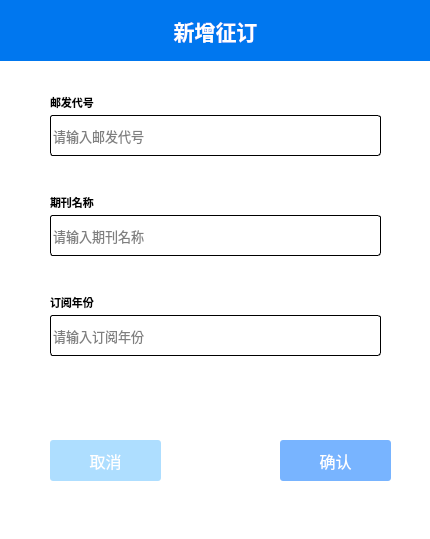
<?xml version="1.0" encoding="UTF-8"?>
<ui version="4.0">
 <class>OrderWindow</class>
 <widget class="QMainWindow" name="OrderWindow">
  <property name="geometry">
   <rect>
    <x>0</x>
    <y>0</y>
    <width>430</width>
    <height>539</height>
   </rect>
  </property>
  <property name="windowTitle">
   <string>MainWindow</string>
  </property>
  <widget class="QWidget" name="centralwidget">
   <widget class="QPushButton" name="pushButton">
    <property name="geometry">
     <rect>
      <x>280</x>
      <y>440</y>
      <width>111</width>
      <height>41</height>
     </rect>
    </property>
    <property name="font">
     <font>
      <family>微软雅黑</family>
      <pointsize>12</pointsize>
     </font>
    </property>
    <property name="cursor">
     <cursorShape>PointingHandCursor</cursorShape>
    </property>
    <property name="styleSheet">
     <string notr="true">QPushButton{
border:none;
background-color:rgb(120, 180, 255);
color:white;
border-radius:3px;
}
QPushButton:hover{
border:none;
background-color:rgb(3, 180, 255);
color:white;
border-radius:3px;
}</string>
    </property>
    <property name="text">
     <string>确认</string>
    </property>
   </widget>
   <widget class="QWidget" name="layoutWidget_2">
    <property name="geometry">
     <rect>
      <x>50</x>
      <y>90</y>
      <width>333</width>
      <height>87</height>
     </rect>
    </property>
    <layout class="QVBoxLayout" name="verticalLayout_4">
     <property name="spacing">
      <number>0</number>
     </property>
     <item>
      <widget class="QLabel" name="label_8">
       <property name="minimumSize">
        <size>
         <width>91</width>
         <height>25</height>
        </size>
       </property>
       <property name="maximumSize">
        <size>
         <width>91</width>
         <height>25</height>
        </size>
       </property>
       <property name="sizeIncrement">
        <size>
         <width>91</width>
         <height>30</height>
        </size>
       </property>
       <property name="font">
        <font>
         <family>微软雅黑</family>
         <pointsize>8</pointsize>
         <weight>75</weight>
         <bold>true</bold>
        </font>
       </property>
       <property name="text">
        <string>邮发代号</string>
       </property>
      </widget>
     </item>
     <item>
      <widget class="QLineEdit" name="Line1">
       <property name="minimumSize">
        <size>
         <width>331</width>
         <height>41</height>
        </size>
       </property>
       <property name="maximumSize">
        <size>
         <width>331</width>
         <height>41</height>
        </size>
       </property>
       <property name="font">
        <font>
         <family>微软雅黑</family>
         <pointsize>10</pointsize>
        </font>
       </property>
       <property name="styleSheet">
        <string notr="true">QLineEdit{
border:1px solid black;
border-radius:3px;
}
</string>
       </property>
       <property name="text">
        <string/>
       </property>
       <property name="placeholderText">
        <string>请输入邮发代号</string>
       </property>
      </widget>
     </item>
     <item>
      <widget class="QLabel" name="signupinfo_1">
       <property name="maximumSize">
        <size>
         <width>111</width>
         <height>21</height>
        </size>
       </property>
       <property name="font">
        <font>
         <family>微软雅黑</family>
         <pointsize>8</pointsize>
        </font>
       </property>
       <property name="styleSheet">
        <string notr="true">color:rgb(255, 0, 0)</string>
       </property>
       <property name="text">
        <string/>
       </property>
      </widget>
     </item>
    </layout>
   </widget>
   <widget class="QWidget" name="layoutWidget_3">
    <property name="geometry">
     <rect>
      <x>50</x>
      <y>190</y>
      <width>333</width>
      <height>87</height>
     </rect>
    </property>
    <layout class="QVBoxLayout" name="verticalLayout_5">
     <property name="spacing">
      <number>0</number>
     </property>
     <item>
      <widget class="QLabel" name="label_9">
       <property name="minimumSize">
        <size>
         <width>91</width>
         <height>25</height>
        </size>
       </property>
       <property name="maximumSize">
        <size>
         <width>91</width>
         <height>25</height>
        </size>
       </property>
       <property name="sizeIncrement">
        <size>
         <width>91</width>
         <height>30</height>
        </size>
       </property>
       <property name="font">
        <font>
         <family>微软雅黑</family>
         <pointsize>8</pointsize>
         <weight>75</weight>
         <bold>true</bold>
        </font>
       </property>
       <property name="text">
        <string>期刊名称</string>
       </property>
      </widget>
     </item>
     <item>
      <widget class="QLineEdit" name="Line2">
       <property name="minimumSize">
        <size>
         <width>331</width>
         <height>41</height>
        </size>
       </property>
       <property name="maximumSize">
        <size>
         <width>331</width>
         <height>41</height>
        </size>
       </property>
       <property name="font">
        <font>
         <family>微软雅黑</family>
         <pointsize>10</pointsize>
        </font>
       </property>
       <property name="styleSheet">
        <string notr="true">QLineEdit{
border:1px solid black;
border-radius:3px;
}
</string>
       </property>
       <property name="text">
        <string/>
       </property>
       <property name="placeholderText">
        <string>请输入期刊名称</string>
       </property>
      </widget>
     </item>
     <item>
      <widget class="QLabel" name="signupinfo_2">
       <property name="maximumSize">
        <size>
         <width>111</width>
         <height>21</height>
        </size>
       </property>
       <property name="font">
        <font>
         <family>微软雅黑</family>
         <pointsize>8</pointsize>
        </font>
       </property>
       <property name="styleSheet">
        <string notr="true">color:rgb(255, 0, 0)</string>
       </property>
       <property name="text">
        <string/>
       </property>
      </widget>
     </item>
    </layout>
   </widget>
   <widget class="QWidget" name="layoutWidget_4">
    <property name="geometry">
     <rect>
      <x>50</x>
      <y>290</y>
      <width>333</width>
      <height>87</height>
     </rect>
    </property>
    <layout class="QVBoxLayout" name="verticalLayout_6">
     <property name="spacing">
      <number>0</number>
     </property>
     <item>
      <widget class="QLabel" name="label_10">
       <property name="minimumSize">
        <size>
         <width>91</width>
         <height>25</height>
        </size>
       </property>
       <property name="maximumSize">
        <size>
         <width>91</width>
         <height>25</height>
        </size>
       </property>
       <property name="sizeIncrement">
        <size>
         <width>91</width>
         <height>30</height>
        </size>
       </property>
       <property name="font">
        <font>
         <family>微软雅黑</family>
         <pointsize>8</pointsize>
         <weight>75</weight>
         <bold>true</bold>
        </font>
       </property>
       <property name="text">
        <string>订阅年份</string>
       </property>
      </widget>
     </item>
     <item>
      <widget class="QLineEdit" name="Line3">
       <property name="minimumSize">
        <size>
         <width>331</width>
         <height>41</height>
        </size>
       </property>
       <property name="maximumSize">
        <size>
         <width>331</width>
         <height>41</height>
        </size>
       </property>
       <property name="font">
        <font>
         <family>微软雅黑</family>
         <pointsize>10</pointsize>
        </font>
       </property>
       <property name="styleSheet">
        <string notr="true">QLineEdit{
border:1px solid black;
border-radius:3px;
}
</string>
       </property>
       <property name="text">
        <string/>
       </property>
       <property name="placeholderText">
        <string>请输入订阅年份</string>
       </property>
      </widget>
     </item>
     <item>
      <widget class="QLabel" name="signupinfo_3">
       <property name="maximumSize">
        <size>
         <width>111</width>
         <height>21</height>
        </size>
       </property>
       <property name="font">
        <font>
         <family>微软雅黑</family>
         <pointsize>8</pointsize>
        </font>
       </property>
       <property name="styleSheet">
        <string notr="true">color:rgb(255, 0, 0)</string>
       </property>
       <property name="text">
        <string/>
       </property>
      </widget>
     </item>
    </layout>
   </widget>
   <widget class="QPushButton" name="pushButton_2">
    <property name="geometry">
     <rect>
      <x>50</x>
      <y>440</y>
      <width>111</width>
      <height>41</height>
     </rect>
    </property>
    <property name="font">
     <font>
      <family>微软雅黑</family>
      <pointsize>12</pointsize>
     </font>
    </property>
    <property name="cursor">
     <cursorShape>PointingHandCursor</cursorShape>
    </property>
    <property name="styleSheet">
     <string notr="true">QPushButton{
border:none;
background-color:rgb(174, 222, 255);
color:white;
border-radius:3px;
}
QPushButton:hover{
border:none;
background-color:rgb(3, 180, 255);
color:white;
border-radius:3px;
}</string>
    </property>
    <property name="text">
     <string>取消</string>
    </property>
   </widget>
   <widget class="MoveLabel" name="label">
    <property name="geometry">
     <rect>
      <x>0</x>
      <y>0</y>
      <width>431</width>
      <height>61</height>
     </rect>
    </property>
    <property name="font">
     <font>
      <family>微软雅黑</family>
      <pointsize>16</pointsize>
      <weight>75</weight>
      <bold>true</bold>
     </font>
    </property>
    <property name="styleSheet">
     <string notr="true">QLabel{
background-color:rgb(0, 119, 239);
color:white;
}</string>
    </property>
    <property name="text">
     <string>新增征订</string>
    </property>
    <property name="alignment">
     <set>Qt::AlignCenter</set>
    </property>
   </widget>
   <widget class="QLabel" name="label_2">
    <property name="geometry">
     <rect>
      <x>0</x>
      <y>60</y>
      <width>441</width>
      <height>491</height>
     </rect>
    </property>
    <property name="styleSheet">
     <string notr="true">background-color: rgb(255, 255, 255);</string>
    </property>
    <property name="text">
     <string/>
    </property>
   </widget>
   <zorder>label_2</zorder>
   <zorder>pushButton</zorder>
   <zorder>layoutWidget_2</zorder>
   <zorder>layoutWidget_3</zorder>
   <zorder>layoutWidget_4</zorder>
   <zorder>pushButton_2</zorder>
   <zorder>label</zorder>
  </widget>
 </widget>
 <customwidgets>
  <customwidget>
   <class>MoveLabel</class>
   <extends>QLabel</extends>
   <header location="global">movelabel.h</header>
  </customwidget>
 </customwidgets>
 <resources/>
 <connections/>
</ui>
